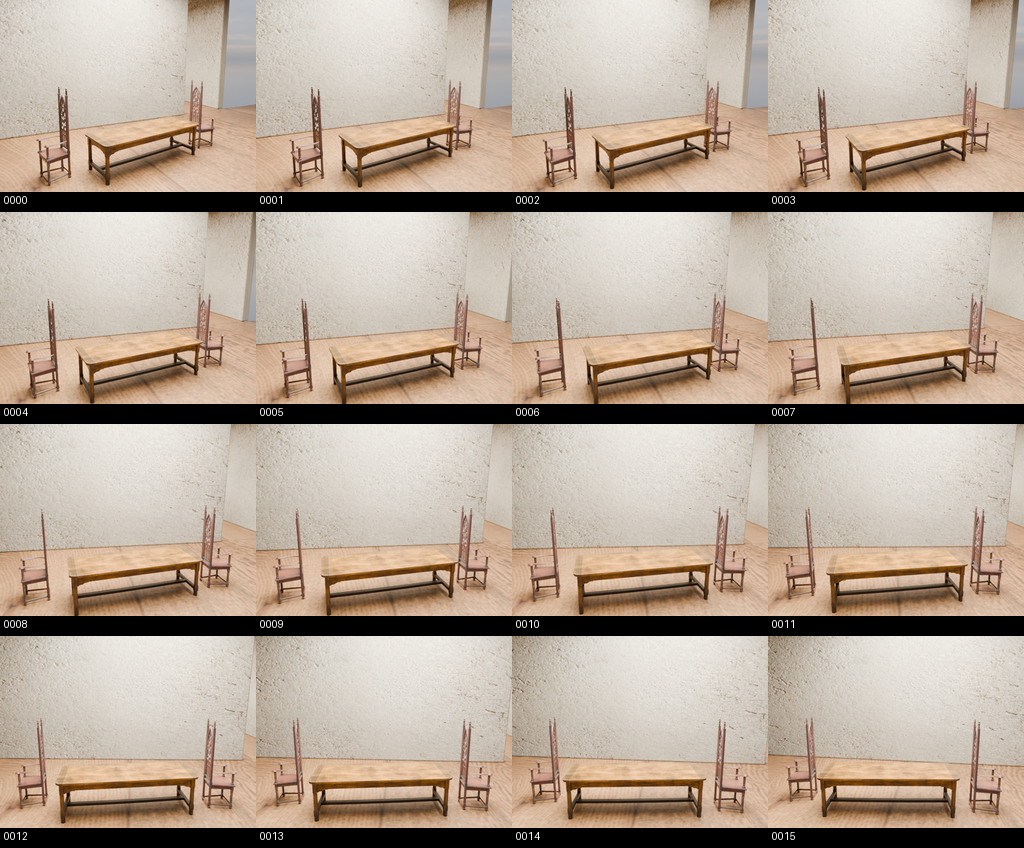
#> input picture experiments/photoreal-scenes/evidence/shared_context.png, 1024 x 848 px, given as the content of the folder ../evidence/shared_context.png, which was not available
$ python contact_sheet.py --input ../evidence/shared_context.png --output out.png
#> lines starting #> are read from the running program, lines starting #| are printed output that depends on the picture; pictures that were not available may be replaced by others from this repository, and a replacement may not be noted
#!/usr/bin/env python3
"""Create compact, deterministic visual evidence from rendered PNG views."""

from __future__ import annotations

import argparse
import math
from pathlib import Path
from typing import Sequence

from PIL import Image, ImageDraw


def make_contact_sheet(
    images: Sequence[Path],
    output: Path,
    *,
    columns: int = 4,
    cell_size: tuple[int, int] = (256, 192),
    label_height: int = 20,
) -> None:
#> called with columns = 4, cell_size = (256, 192), label_height = 20
    if not images:
        raise ValueError("a contact sheet needs at least one image")
    if columns <= 0 or label_height < 0:
        raise ValueError("columns must be positive and label_height non-negative")
    width, height = cell_size
    rows = math.ceil(len(images) / columns)
    sheet = Image.new("RGB", (columns * width, rows * (height + label_height)), "black")
#> sheet: PIL image 1024x212 RGB; every value is 0
    draw = ImageDraw.Draw(sheet)
    for index, path in enumerate(images):
        row, column = divmod(index, columns)
        x = column * width
        y = row * (height + label_height)
        with Image.open(path) as source:
#> source is the input picture: PIL image 1024x848 RGB; mean R, G, B 182.5, 167.1, 152.6
            image = source.convert("RGB")
            if image.size != cell_size:
                image = image.resize(cell_size, Image.Resampling.LANCZOS)
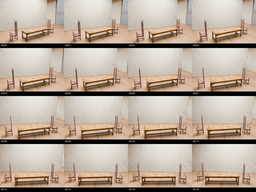
#> image: PIL image 256x192 RGB; mean R, G, B 182.9, 167.4, 152.9
            sheet.paste(image, (x, y))
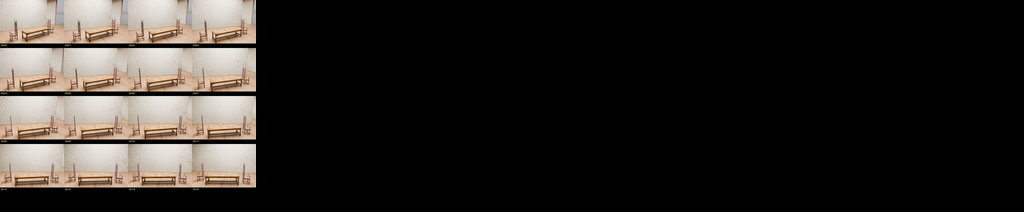
#> sheet: PIL image 1024x212 RGB; mean R, G, B 41.4, 37.9, 34.6
        if label_height:
            draw.text((x + 4, y + height + 2), path.stem, fill="white")
    output = Path(output)
    output.parent.mkdir(parents=True, exist_ok=True)
    sheet.save(output, format="PNG", optimize=False, compress_level=9)
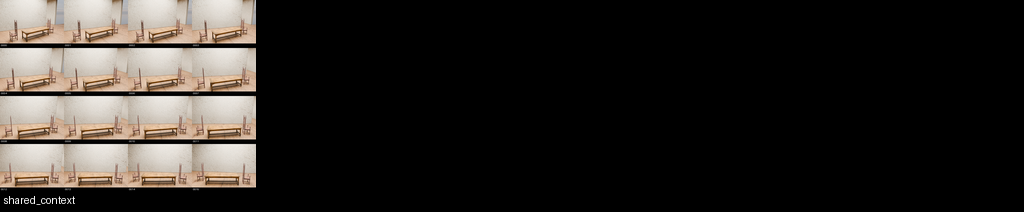
#> saved as out.png: PIL image 1024x212 RGB; mean R, G, B 41.6, 38.1, 34.8


def main() -> None:
    parser = argparse.ArgumentParser(description=__doc__)
    parser.add_argument("--input", type=Path, required=True)
    parser.add_argument("--output", type=Path, required=True)
    parser.add_argument("--columns", type=int, default=4)
    args = parser.parse_args()
    images = sorted(args.input.glob("*.png"))
    make_contact_sheet(images, args.output, columns=args.columns)


if __name__ == "__main__":
    main()
